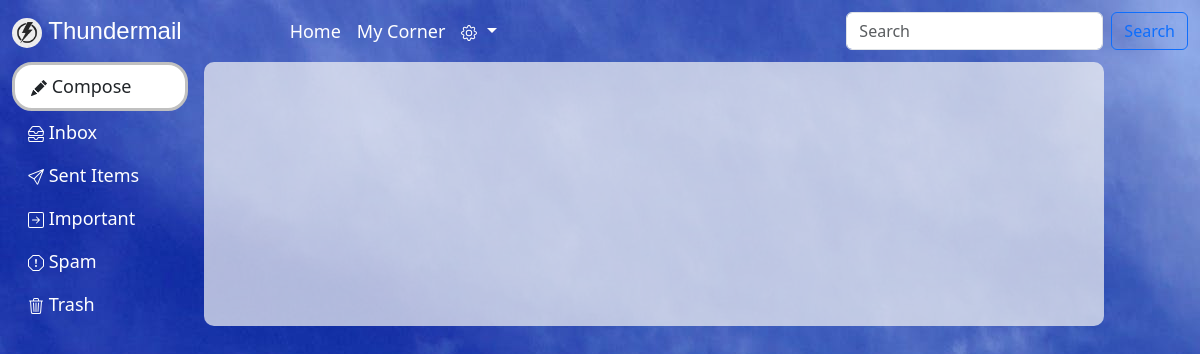
The page /read_message24/ (signed in) on the database as committed earlier.
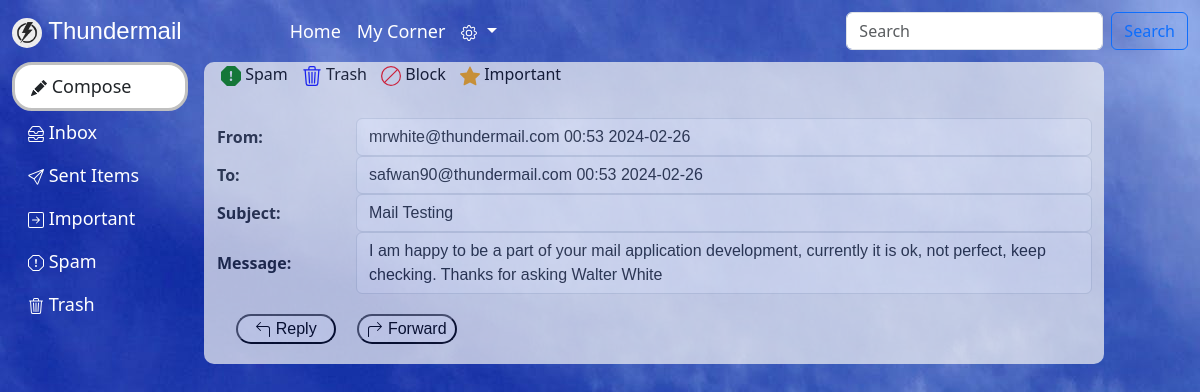
The same page on the database as committed later.
### user_app/models.py (models this page shows)
class Message_Tb(models.Model):
    sender_id=models.ForeignKey(Register_Tb,on_delete=models.CASCADE)
    recipient_id=models.CharField(max_length=50)
    subject=models.CharField(max_length=100,default="No Subject")
    message=models.CharField(max_length=200)
    attachment=models.FileField(upload_to='thunder', blank=True, null=True, default='default.png')
    date=models.CharField(max_length=20)
    time=models.CharField(max_length=20)
    status_reciever=models.CharField(max_length=20,default='unread')
    status_sender=models.CharField(max_length=20,default='none')

class Register_Tb(models.Model):
    name=models.CharField(max_length=50)
    gender=models.CharField(max_length=20)
    dob=models.CharField(max_length=30)
    mobile=models.CharField(max_length=20)
    user_name=models.CharField(max_length=50)
    password=models.CharField(max_length=20)

### user_app/views.py (the view)
# urls.py: path('read_message<int:id>/',views.read_message,name='read_message'),
def read_message(request,id):
    my_id=request.session['yourself']
    details = Register_Tb.objects.filter(id=my_id)
    my_name = details[0].name
    message=Message_Tb.objects.filter(id=id)
    return render(request,'read_message.html',{'key':my_name,'see':details,'read':message})

### templates/read_message.html (shortened to what this page needs)
{% extends 'base.html' %}
{% block content %}
{% for i in read %}
<table style="margin-top: 2rem;">
    <tr class="tab-row">
        <th>From: </th>
        <td class="form-control">{{i.sender_id.user_name}} <span> {{i.time}}</span> {{i.date}}</td>
    </tr>
    <tr class="tab-row">
        <th>To: </th>
        <td class="form-control">{{i.recipient_id}} <span> {{i.time}}</span> {{i.date}}</td>
    </tr>
    <tr class="tab-row">
        <th>Subject: </th>
        <td class="form-control">{{i.subject}}</td>
    </tr>
    <tr class="tab-row">
        <th>Message: </th>
        <td class="form-control">{{i.message}}</td>
    </tr>
    <tr>
        <td style="padding: 20px;"><a href="{% url 'reply' i.sender_id_id %}"><button style="width: 100px; border-radius: 20px; background-color: white;"> Reply</button></a></td>
        <td><a href="{% url 'forward' i.id %}"><button style="width: 100px; border-radius: 20px; background-color: white;"> Forward</button></a></td>
    </tr>
    <li style="align-items: end;"><a href="{% url 'spam' i.id %}"> Spam</a>
      <a href="{% url 'trash' i.id %}"> Trash</a>
      <a href="{% url 'block_user' i.sender_id_id %}"><svg xmlns="http://www.w3.org/2000/svg" width="20" height="20" fill="red" class="bi bi-ban" viewBox="0 0 16 16">
        <path d="M15 8a6.97 6.97 0 0 0-1.71-4.584l-9.874 9.875A7 7 0 0 0 15 8M2.71 12.584l9.874-9.875a7 7 0 0 0-9.874 9.874ZM16 8A8 8 0 1 1 0 8a8 8 0 0 1 16 0"/>
      </svg> Block</a>
      <a href="{% url 'important' i.id %}"> Important</a>
    </li>
</table>
{% endfor %}
{% endblock %}

Rows that differ between the two databases and show on the page:
added Message_Tb: sender_id.user_name "mrwhite@thundermail.com", time "00:53", date "2024-02-26", recipient_id "safwan90@thundermail.com", subject "Mail Testing", message "I am happy to be a part of your mail application development, currently it is ok, not perfect, keep checking. Thanks for asking Walter White"
